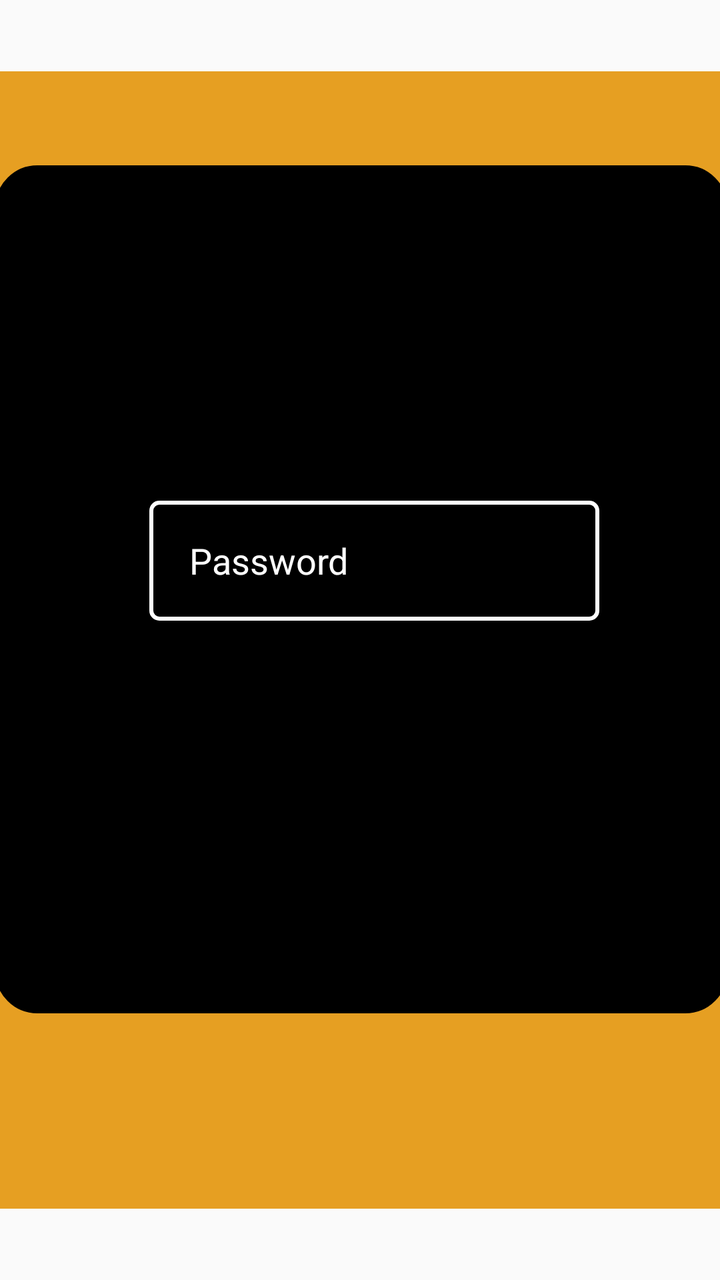
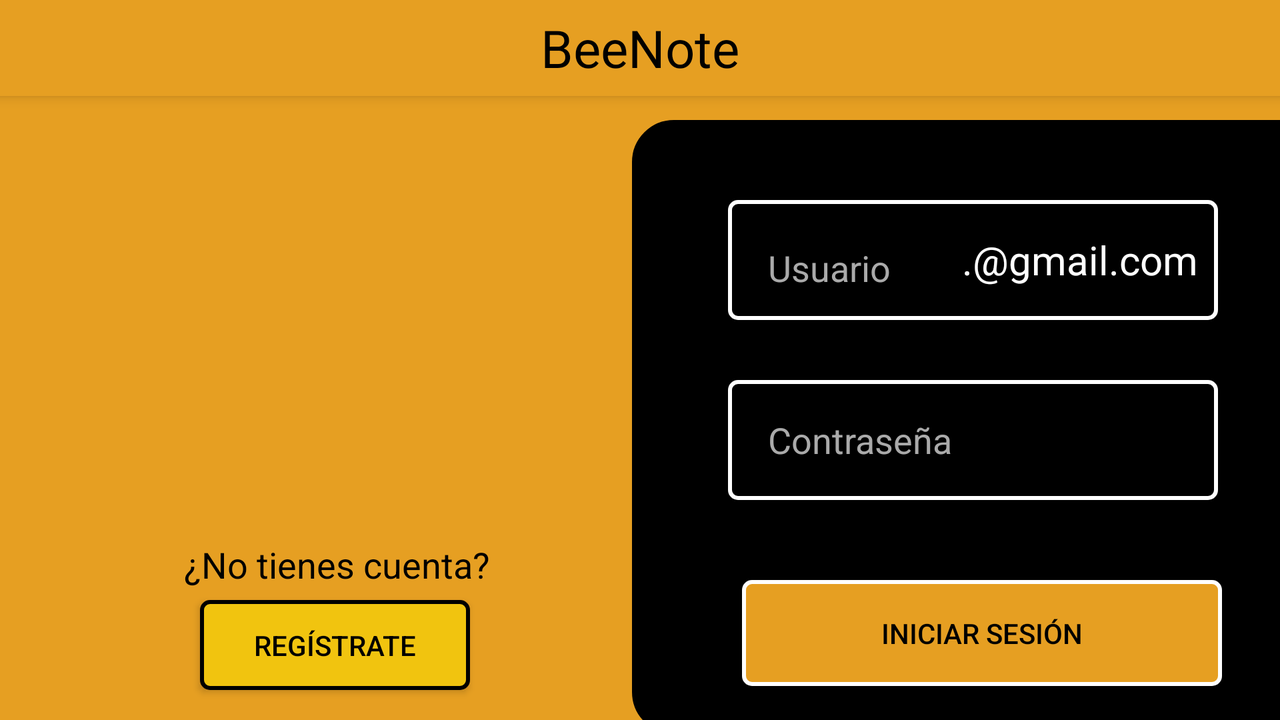

Two renders of one Android screen. The first uses the default layout on a phone; the second uses the alternative layout the repository ships for a different screen configuration, on a matching device. The two XML files are below.
<!-- AndroidManifest.xml: application theme AppTheme -->
<!-- res/layout/activity_login.xml -->
<?xml version="1.0" encoding="utf-8"?>
<androidx.constraintlayout.widget.ConstraintLayout xmlns:android="http://schemas.android.com/apk/res/android"
    xmlns:app="http://schemas.android.com/apk/res-auto"
    xmlns:tools="http://schemas.android.com/tools"
    android:layout_width="match_parent"
    android:layout_height="match_parent"
    tools:context=".Login">

    <ImageView
        android:id="@+id/imageView12"
        android:layout_width="match_parent"
        android:layout_height="match_parent"
        app:layout_constraintBottom_toBottomOf="parent"
        app:layout_constraintEnd_toEndOf="parent"
        app:layout_constraintStart_toStartOf="parent"
        app:layout_constraintTop_toTopOf="parent"
        app:srcCompat="@drawable/fonsp" />


    <ImageView
        android:id="@+id/imageView10"
        android:layout_width="366dp"
        android:layout_height="424dp"
        android:layout_marginTop="128dp"
        android:layout_marginBottom="179dp"
        app:layout_constraintBottom_toBottomOf="parent"
        app:layout_constraintEnd_toEndOf="parent"
        app:layout_constraintHorizontal_bias="0.488"
        app:layout_constraintStart_toStartOf="parent"
        app:layout_constraintTop_toTopOf="parent"
        app:srcCompat="@drawable/cuadrado_login" />

    <EditText
        android:id="@+id/Login_Username"
        android:layout_width="225dp"
        android:layout_height="60dp"
        android:layout_marginStart="96dp"
        android:layout_marginLeft="96dp"
        android:layout_marginTop="252dp"
        android:layout_marginEnd="90dp"
        android:layout_marginRight="90dp"
        android:layout_marginBottom="419dp"
        android:background="@drawable/btn_redondo_white"
        android:ems="10"
        android:inputType="textPersonName"
        android:paddingLeft="20dp"
        android:text="Username"
        android:textColor="#FFFFFF"
        app:layout_constraintBottom_toBottomOf="parent"
        app:layout_constraintEnd_toEndOf="parent"
        app:layout_constraintStart_toStartOf="parent"
        app:layout_constraintTop_toTopOf="parent" />

    <EditText
        android:id="@+id/Login_password"
        android:layout_width="225dp"
        android:layout_height="60dp"
        android:layout_marginStart="100dp"
        android:layout_marginLeft="100dp"
        android:layout_marginTop="36dp"
        android:layout_marginEnd="86dp"
        android:layout_marginRight="86dp"
        android:layout_marginBottom="322dp"
        android:background="@drawable/btn_redondo_white"
        android:ems="10"
        android:inputType="textPersonName"
        android:paddingLeft="20dp"
        android:text="Password"
        android:textColor="#FFFFFF"
        app:layout_constraintBottom_toBottomOf="parent"
        app:layout_constraintEnd_toEndOf="parent"
        app:layout_constraintStart_toStartOf="parent"
        app:layout_constraintTop_toBottomOf="@+id/Login_Username" />


    <Button
        android:id="@+id/Button_Login"
        android:layout_width="112dp"
        android:layout_height="53dp"
        android:layout_marginStart="148dp"
        android:layout_marginLeft="148dp"
        android:layout_marginTop="444dp"
        android:layout_marginEnd="151dp"
        android:layout_marginRight="151dp"
        android:layout_marginBottom="234dp"
        android:background="@drawable/btn_redondo_white"
        android:text="Login"
        android:textColor="#FFFFFF"
        app:layout_constraintBottom_toBottomOf="parent"
        app:layout_constraintEnd_toEndOf="parent"
        app:layout_constraintStart_toStartOf="parent"
        app:layout_constraintTop_toTopOf="parent" />

    <Button
        android:id="@+id/Button_Register"
        android:layout_width="110dp"
        android:layout_height="51dp"
        android:layout_marginStart="227dp"
        android:layout_marginLeft="227dp"
        android:layout_marginTop="573dp"
        android:layout_marginEnd="74dp"
        android:layout_marginRight="74dp"
        android:layout_marginBottom="107dp"
        android:background="@drawable/btn_redondo_black"
        android:text="Register"
        android:textColor="#000000"
        app:layout_constraintBottom_toBottomOf="parent"
        app:layout_constraintEnd_toEndOf="parent"
        app:layout_constraintStart_toStartOf="parent"
        app:layout_constraintTop_toTopOf="parent" />

    <ImageView
        android:id="@+id/imageView11"
        android:layout_width="wrap_content"
        android:layout_height="wrap_content"
        android:layout_marginTop="59dp"
        android:layout_marginBottom="520dp"
        app:layout_constraintBottom_toBottomOf="parent"
        app:layout_constraintEnd_toEndOf="parent"
        app:layout_constraintHorizontal_bias="0.498"
        app:layout_constraintStart_toStartOf="parent"
        app:layout_constraintTop_toTopOf="parent"
        app:srcCompat="@drawable/beNote" />

    <TextView
        android:id="@+id/textView"
        android:layout_width="wrap_content"
        android:layout_height="wrap_content"
        android:layout_marginStart="96dp"
        android:layout_marginLeft="96dp"
        android:layout_marginTop="583dp"
        android:layout_marginEnd="221dp"
        android:layout_marginRight="221dp"
        android:layout_marginBottom="121dp"
        android:text="New user?"
        android:textColor="#000000"
        android:textSize="20dp"
        app:layout_constraintBottom_toBottomOf="parent"
        app:layout_constraintEnd_toEndOf="parent"
        app:layout_constraintHorizontal_bias="0.0"
        app:layout_constraintStart_toStartOf="parent"
        app:layout_constraintTop_toTopOf="parent"
        app:layout_constraintVertical_bias="1.0" />

</androidx.constraintlayout.widget.ConstraintLayout>
<!-- resources referenced by this layout -->
<resources>
  <!-- drawable btn_redondo_black (drawable) -->
  <?xml version="1.0" encoding="utf-8"?>
   <shape xmlns:android="http://schemas.android.com/apk/res/android" android:shape="rectangle">
      <solid android:color="@android:color/transparent"/>
      <corners android:radius="12px"/>
      <stroke android:width="2dip" android:color="#000"/>
  </shape>
  <!-- drawable btn_redondo_white (drawable) -->
  <?xml version="1.0" encoding="utf-8"?>
   <shape xmlns:android="http://schemas.android.com/apk/res/android" android:shape="rectangle">
      <solid android:color="@android:color/transparent"/>
      <corners android:radius="12px"/>
      <stroke android:width="2dip" android:color="#fff"/>
  </shape>
  <!-- drawable cuadrado_login (drawable) -->
  <?xml version="1.0" encoding="utf-8"?>
  <shape xmlns:android="http://schemas.android.com/apk/res/android" android:shape="rectangle">
      <solid android:color="#000"/> <corners android:radius="60px"/>
      <stroke android:width="2dip" android:color="#000"/>
  </shape>
  <!-- drawable fonsp: png bitmap (drawable, 535 bytes) -->
  <style name="AppTheme" parent="Theme.AppCompat.Light.NoActionBar">
          
          
          <item name="colorPrimary">@color/colorBeNote</item>
          <item name="colorPrimaryDark">@color/colorPrimaryDark</item>
          <item name="colorAccent">@color/colorAccent</item>
          <item name="buttonStyle">@style/CustomButton</item>
      </style>
  <color name="colorBeNote">#e69f22</color>
  <color name="colorPrimaryDark">#000 </color>
  <color name="colorAccent">#D68910 </color>
  <style name="CustomButton" parent="Widget.AppCompat.Button">
  
      </style>
</resources>
<!-- res/layout-land/activity_login.xml (the repository's variant of the layout above) -->
<!-- drawn on the phone turned sideways -->
<?xml version="1.0" encoding="utf-8"?>
<androidx.constraintlayout.widget.ConstraintLayout xmlns:android="http://schemas.android.com/apk/res/android"
    xmlns:app="http://schemas.android.com/apk/res-auto"
    xmlns:tools="http://schemas.android.com/tools"
    android:layout_width="match_parent"
    android:layout_height="match_parent"
    android:background="#e69f22"
    tools:context=".Login">

    <include
        android:id="@+id/login_toolbar"
        layout="@layout/toolbar_inicio" />

    <ProgressBar
        android:id="@+id/Login_ProgressBar"
        style="?android:attr/progressBarStyle"
        android:layout_width="wrap_content"
        android:layout_height="wrap_content"
        android:layout_marginStart="452dp"
        android:layout_marginTop="160dp"
        android:visibility="invisible"
        app:layout_constraintStart_toStartOf="parent"
        app:layout_constraintTop_toTopOf="parent" />

    <ImageView
        android:id="@+id/imageView10"
        android:layout_width="346dp"
        android:layout_height="307dp"
        android:layout_marginStart="316dp"
        android:layout_marginTop="60dp"
        app:layout_constraintStart_toStartOf="parent"
        app:layout_constraintTop_toTopOf="parent"
        app:srcCompat="@drawable/cuadrado_login" />

    <TextView
        android:id="@+id/textView2"
        android:layout_width="245dp"
        android:layout_height="60dp"
        android:layout_marginStart="364dp"
        android:layout_marginTop="100dp"
        android:background="@drawable/btn_redondo_white"
        android:ems="10"
        android:gravity="center"
        android:paddingStart="20dp"
        android:paddingEnd="10dp"
        android:text="@string/login_text_email"
        android:textAlignment="textEnd"
        android:textColor="#FFFFFF"
        android:textSize="20sp"
        app:layout_constraintStart_toStartOf="parent"
        app:layout_constraintTop_toTopOf="parent"
        tools:ignore="RtlCompat,RtlSymmetry" />

    <EditText
        android:id="@+id/Login_Username"
        android:layout_width="108dp"
        android:layout_height="65dp"
        android:layout_marginStart="364dp"
        android:layout_marginTop="100dp"
        android:ems="10"
        android:gravity="center_vertical"
        android:hint="@string/login_hint_user"
        android:inputType="textPersonName"
        android:paddingStart="20dp"
        android:textColor="#FFFFFF"
        android:textColorHint="@android:color/darker_gray"
        app:layout_constraintStart_toStartOf="parent"
        app:layout_constraintTop_toTopOf="parent"
        tools:ignore="RtlSymmetry" />

    <EditText
        android:id="@+id/Login_password"
        android:layout_width="245dp"
        android:layout_height="60dp"
        android:layout_marginStart="364dp"
        android:layout_marginTop="190dp"
        android:background="@drawable/btn_redondo_white"
        android:ems="10"
        android:hint="@string/login_hint_password"
        android:inputType="textPersonName"
        android:paddingStart="20dp"
        android:password="true"
        android:textColor="#FFFFFF"
        android:textColorHint="@android:color/darker_gray"
        app:layout_constraintStart_toStartOf="parent"
        app:layout_constraintTop_toTopOf="parent"
        tools:ignore="RtlSymmetry" />

    <Button
        android:id="@+id/Button_Login"
        android:layout_width="240dp"
        android:layout_height="53dp"
        android:layout_marginStart="371dp"
        android:layout_marginTop="290dp"
        android:background="@drawable/btn_iniciarsesion"
        android:text="@string/login_button_iniciar"
        android:textColor="#000000"
        app:layout_constraintStart_toStartOf="parent"
        app:layout_constraintTop_toTopOf="parent" />

    <Button
        android:id="@+id/Button_Register"
        android:layout_width="135dp"
        android:layout_height="45dp"
        android:layout_marginStart="100dp"
        android:layout_marginTop="300dp"
        android:background="@drawable/btn_registrar"
        android:text="@string/login_button_registrar"
        android:textColor="#000000"
        app:layout_constraintStart_toStartOf="parent"
        app:layout_constraintTop_toTopOf="parent" />

    <ImageView
        android:id="@+id/imageView"
        android:layout_width="169dp"
        android:layout_height="161dp"
        android:layout_marginStart="84dp"
        android:layout_marginTop="80dp"
        app:layout_constraintStart_toStartOf="parent"
        app:layout_constraintTop_toTopOf="parent"
        app:srcCompat="@drawable/beenote_logo" />

    <TextView
        android:id="@+id/Registrar_TextPregunta"
        android:layout_width="wrap_content"
        android:layout_height="wrap_content"
        android:layout_marginStart="92dp"
        android:layout_marginTop="270dp"
        android:text="@string/login_text_cuenta"
        android:textColor="#000000"
        android:textSize="18sp"
        app:layout_constraintStart_toStartOf="parent"
        app:layout_constraintTop_toTopOf="parent" />

    <TextView
        android:id="@+id/Login_Error"
        android:layout_width="140dp"
        android:layout_height="51dp"
        android:layout_marginStart="416dp"
        android:layout_marginTop="250dp"
        android:ems="10"
        android:gravity="center"
        android:textColor="@color/red"
        app:layout_constraintStart_toStartOf="parent"
        app:layout_constraintTop_toTopOf="parent" />

    <TextView
        android:id="@+id/Login_Registrado"
        android:layout_width="wrap_content"
        android:layout_height="wrap_content"
        android:textColor="@android:color/holo_green_dark"
        app:layout_constraintBottom_toTopOf="@+id/textView2"
        app:layout_constraintEnd_toEndOf="parent"
        app:layout_constraintHorizontal_bias="0.498"
        app:layout_constraintStart_toStartOf="parent"
        app:layout_constraintTop_toBottomOf="@+id/imageView"
        app:layout_constraintVertical_bias="0.437" />

    <androidx.constraintlayout.widget.Guideline
        android:id="@+id/guideline"
        android:layout_width="wrap_content"
        android:layout_height="wrap_content"
        android:orientation="horizontal"
        app:layout_constraintGuide_begin="20dp" />

</androidx.constraintlayout.widget.ConstraintLayout>
<!-- res/layout/toolbar_inicio.xml (included above) -->
<?xml version="1.0" encoding="utf-8"?>
<androidx.appcompat.widget.Toolbar xmlns:android="http://schemas.android.com/apk/res/android"
    android:layout_width="match_parent"
    android:layout_height="wrap_content"

    android:background="@color/colorBeNote"
    android:elevation="4dp"
    >

    <TextView
        android:id="@+id/textView3"
        android:layout_width="wrap_content"
        android:layout_height="wrap_content"
        android:layout_gravity="center"
        android:text="@string/toolbarInicio_text_beenote"
        android:textColor="@color/black"
        android:textSize="26sp" />

</androidx.appcompat.widget.Toolbar>
<!-- resources referenced by the variant -->
<!-- as the phone turned sideways resolves them -->
<resources>
  <color name="black">#000</color>
  <color name="colorBeNote">#e69f22</color>
  <color name="red">#FF0000</color>
  <!-- drawable btn_iniciarsesion (drawable) -->
  <?xml version="1.0" encoding="utf-8"?>
   <shape xmlns:android="http://schemas.android.com/apk/res/android" android:shape="rectangle">
      <solid android:color="@color/colorBeNote"/>
      <corners android:radius="12px"/>
      <stroke android:width="2dip" android:color="#fff"/>
  </shape>
  <!-- drawable btn_redondo_white (drawable) -->
  <?xml version="1.0" encoding="utf-8"?>
   <shape xmlns:android="http://schemas.android.com/apk/res/android" android:shape="rectangle">
      <solid android:color="@android:color/transparent"/>
      <corners android:radius="12px"/>
      <stroke android:width="2dip" android:color="#fff"/>
  </shape>
  <!-- drawable btn_registrar (drawable) -->
  <?xml version="1.0" encoding="utf-8"?>
   <shape xmlns:android="http://schemas.android.com/apk/res/android" android:shape="rectangle">
      <solid android:color="#F1C40F"/>
      <corners android:radius="12px"/>
      <stroke android:width="2dip" android:color="#000"/>
  </shape>
  <!-- drawable cuadrado_login (drawable) -->
  <?xml version="1.0" encoding="utf-8"?>
  <shape xmlns:android="http://schemas.android.com/apk/res/android" android:shape="rectangle">
      <solid android:color="#000"/> <corners android:radius="60px"/>
      <stroke android:width="2dip" android:color="#000"/>
  </shape>
  <string name="login_button_iniciar">Iniciar sesión</string>
  <string name="login_button_registrar">Regístrate</string>
  <string name="login_hint_password">Contraseña</string>
  <string name="login_hint_user">Usuario</string>
  <string name="login_text_cuenta">¿No tienes cuenta?</string>
  <string name="login_text_email"> .@gmail.com</string>
  <string name="toolbarInicio_text_beenote">BeeNote</string>
  <style name="AppTheme" parent="Theme.AppCompat.Light.NoActionBar">
          
          
          <item name="colorPrimary">@color/colorBeNote</item>
          <item name="colorPrimaryDark">@color/colorPrimaryDark</item>
          <item name="colorAccent">@color/colorAccent</item>
          <item name="buttonStyle">@style/CustomButton</item>
      </style>
  <color name="colorPrimaryDark">#000 </color>
  <color name="colorAccent">#D68910 </color>
  <style name="CustomButton" parent="Widget.AppCompat.Button">
  
      </style>
</resources>
